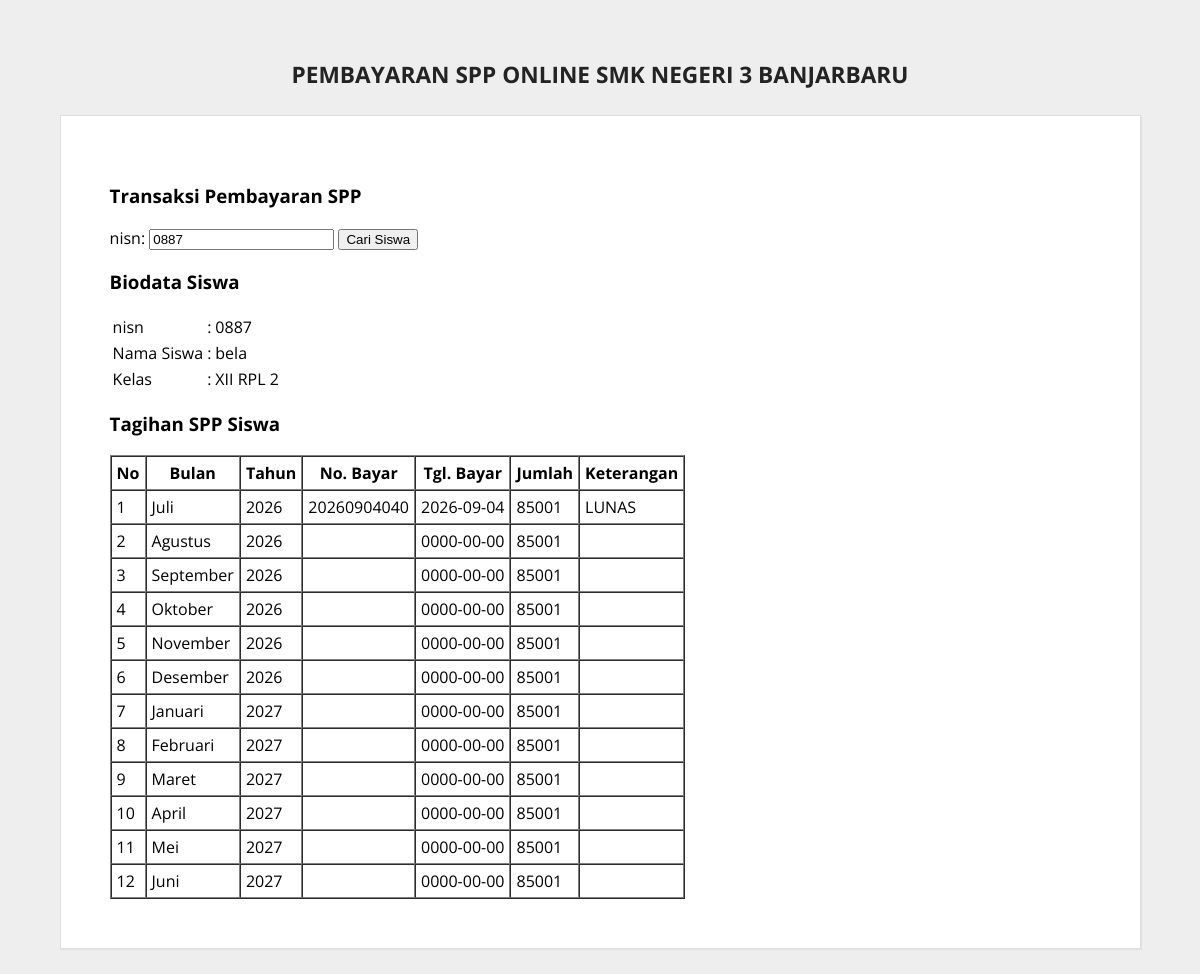
The page /bayar.php?nisn=0887 on the database its author committed.
### tables this page shows
CREATE TABLE `siswa` (
  `nisn` varchar(10) NOT NULL,
  `nis` varchar(8) NOT NULL,
  `nama` varchar(35) NOT NULL,
  `id_kelas` varchar(11) NOT NULL,
  `alamat` text NOT NULL,
  `no_telp` varchar(15) NOT NULL,
  `id_spp` varchar(5) NOT NULL
);

CREATE TABLE `kelas` (
  `id_kelas` varchar(5) NOT NULL,
  `nama_kelas` varchar(10) NOT NULL,
  `kompetensi_keahlian` varchar(30) NOT NULL
);

CREATE TABLE `pembayaran` (
  `id_pembayaran` int(10) NOT NULL,
  `id_petugas` varchar(11) DEFAULT NULL,
  `nisn` varchar(10) NOT NULL,
  `tgl_pembayaran` date NOT NULL,
  `bulan_tagihan` varchar(12) NOT NULL,
  `tahun_tagihan` int(4) NOT NULL,
  `id_spp` varchar(5) NOT NULL,
  `no_bayar` varchar(11) DEFAULT NULL,
  `keterangan` varchar(10) NOT NULL
);

CREATE TABLE `spp` (
  `id_spp` varchar(5) NOT NULL,
  `tahun` int(4) NOT NULL,
  `nominal` int(10) NOT NULL
);

### bayar.php (the view, shortened to what this page needs)
<!DOCTYPE html>
<html>
<head>
    <link rel="stylesheet" type="text/css" href="src/style.css">
</head>
<body>
    <br/>
    <br/>
    <header>
        <h1 class="judul">PEMBAYARAN SPP ONLINE SMK NEGERI 3 BANJARBARU</h1>
    </header>
    <div class="wrap">
        <div class="blog">
            <div class="conteudo">
                <h3>Transaksi Pembayaran SPP</h3>
                <form method="get" action="">
                    nisn: <input type="text" name="nisn" value="<?php echo isset($_GET['nisn']) ? $_GET['nisn'] : ''; ?>" />
                    <input type="submit" name="cari" value="Cari Siswa" />
                </form>
                <?php
                include_once "src/koneksi.php";
                if (isset($_GET['nisn']) && $_GET['nisn'] != '') {
                    $nisn_cari = mysqli_real_escape_string($koneksi, $_GET['nisn']);
                    $sqlSiswa = mysqli_query($koneksi, "SELECT * FROM siswa
                                LEFT JOIN kelas ON kelas.id_kelas = siswa.id_kelas
                                LEFT JOIN spp ON siswa.id_spp = spp.id_spp
                                WHERE siswa.nisn='$nisn_cari'");
                    if (mysqli_num_rows($sqlSiswa) > 0) {
                        $data = mysqli_fetch_array($sqlSiswa);
                        $nisn = $data['nisn'];
                ?>
                        <h3>Biodata Siswa</h3>
                        <table>
                            <tr>
                                <td>nisn</td>
                                <td>:</td>
                                <td><?php echo $data['nisn']; ?></td>
                            </tr>
                            <tr>
                                <td>Nama Siswa</td>
                                <td>:</td>
                                <td><?php echo $data['nama']; ?></td>
                            </tr>
                            <tr>
                                <td>Kelas</td>
                                <td>:</td>
                                <td><?php echo isset($data['nama_kelas']) ? $data['nama_kelas'] : '-'; ?></td>
                            </tr>
                        </table>
                        <h3>Tagihan SPP Siswa</h3>
                        <table border="1" cellpadding="5" cellspacing="0">
                            <tr>
                                <th>No</th>
                                <th>Bulan</th>
                                <th>Tahun</th>
                                <th>No. Bayar</th>
                                <th>Tgl. Bayar</th>
                                <th>Jumlah</th>
                                <th>Keterangan</th>
                            </tr>
                            <?php
                            $sql = mysqli_query($koneksi, "SELECT * FROM pembayaran
                                    LEFT JOIN spp ON pembayaran.id_spp = spp.id_spp
                                    WHERE pembayaran.nisn='$nisn'");
                            $no = 1;
                            while ($row = mysqli_fetch_array($sql)) {
                                echo "<tr>
                                        <td>$no</td>
                                        <td>$row[bulan_tagihan]</td>
                                        <td>$row[tahun_tagihan]</td>
                                        <td>$row[no_bayar]</td>
                                        <td>$row[tgl_pembayaran]</td>
                                        <td>$row[nominal]</td>
                                        <td>$row[keterangan]</td>
                                    </tr>";
                                $no++;
                            }
                            ?>
                        </table>
                <?php
                    } else {
                        echo "<p><font color='red'><b>Data Siswa tidak ditemukan!</b></font></p>";
                    }
                }
                ?>
            </div>
        </div>
    </div>
</body>
</html>

### src/style.css (style rules this page uses)
body { background: #eee; margin: 0; font-family: 'Open Sans', sans-serif; }
header { text-align: center; color: #232323; }
header .judul { font-size: 17pt; }
.wrap { width: 1300px; margin: 25px auto; }
.blog { float: left; }
.conteudo { width: 950px; padding: 25px; margin: 25px auto; background: #fff; border: 1px solid #dedede; -webkit-box-shadow: 1px 1px 1px 0px rgba(204,204,204,0.35); -moz-box-shadow: 1px 1px 1px 0px rgba(204,204,204,0.35); box-shadow: 1px 1px 1px 0px rgba(204,204,204,0.35); }
@media screen and (max-width: 1300px) { .wrap { width: 90%; margin: 25px auto; } }
.blog { width: 90%; }
.conteudo { float: inherit; margin: 0 auto 25px; width: 101%; border: 1px solid #dedede; padding: 5%; background: #fff; }

### rows shown on the page
siswa: nisn "0887", nama "bela", id_kelas.nama_kelas "XII RPL 2"
pembayaran: bulan_tagihan "Juli", tahun_tagihan "2026", no_bayar "20260904040", tgl_pembayaran "2026-09-04", id_spp.nominal "85001", keterangan "LUNAS"
pembayaran: bulan_tagihan "Agustus", tahun_tagihan "2026", tgl_pembayaran "0000-00-00", id_spp.nominal "85001"
pembayaran: bulan_tagihan "September", tahun_tagihan "2026", tgl_pembayaran "0000-00-00", id_spp.nominal "85001"
pembayaran: bulan_tagihan "Oktober", tahun_tagihan "2026", tgl_pembayaran "0000-00-00", id_spp.nominal "85001"
pembayaran: bulan_tagihan "November", tahun_tagihan "2026", tgl_pembayaran "0000-00-00", id_spp.nominal "85001"
pembayaran: bulan_tagihan "Desember", tahun_tagihan "2026", tgl_pembayaran "0000-00-00", id_spp.nominal "85001"
pembayaran: bulan_tagihan "Januari", tahun_tagihan "2027", tgl_pembayaran "0000-00-00", id_spp.nominal "85001"
pembayaran: bulan_tagihan "Februari", tahun_tagihan "2027", tgl_pembayaran "0000-00-00", id_spp.nominal "85001"
pembayaran: bulan_tagihan "Maret", tahun_tagihan "2027", tgl_pembayaran "0000-00-00", id_spp.nominal "85001"
pembayaran: bulan_tagihan "April", tahun_tagihan "2027", tgl_pembayaran "0000-00-00", id_spp.nominal "85001"
pembayaran: bulan_tagihan "Mei", tahun_tagihan "2027", tgl_pembayaran "0000-00-00", id_spp.nominal "85001"
pembayaran: bulan_tagihan "Juni", tahun_tagihan "2027", tgl_pembayaran "0000-00-00", id_spp.nominal "85001"
